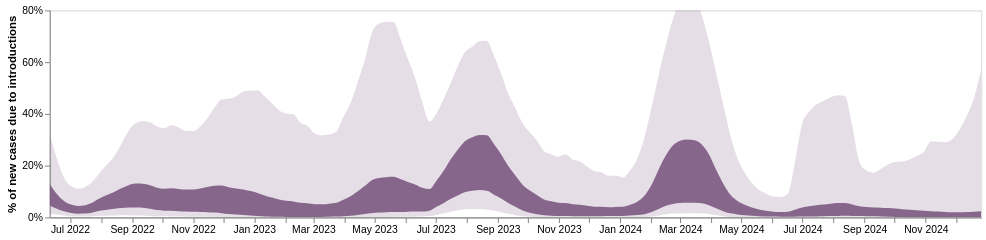

Notebook code cell kept with this figure:
### Code cell
line1 = alt.Chart(summary_percent_df).mark_area(interpolate='monotone', opacity = 0.9, clip = True, color = "#7c5981").encode(
    alt.X('date:T', axis=alt.Axis(title="",tickCount = "month",grid=False,  format="%b %Y")),
    alt.Y('lower_hpd_log_50_MA',title = "% of new cases due to introductions", axis=alt.Axis( grid=False, format='%', ), scale=alt.Scale(domain=(0.0, 0.8))),
    alt.Y2('upper_hpd_log_50_MA' )
).properties(
    width=900,
    height=200
)

band = alt.Chart(summary_percent_df).mark_area(interpolate='monotone', opacity = 0.2, clip = True, color = "#7c5981").encode(
    alt.X('date:T', axis=alt.Axis(title="",tickCount = "month",grid=False,  format="%b %Y")),
    alt.Y('lower_hpd_log_95_MA',title = "% of new cases due to introductions", axis=alt.Axis( grid=False, format='%', ), scale=alt.Scale(domain=(0.0, 0.8))),
    alt.Y2('upper_hpd_log_95_MA' )
).properties(
    width=900,
    height=200
)


intro_plot = (line1 + band).resolve_scale(y= "shared") ; intro_plot

### Figure 1 — Vega-Lite specification as saved in the notebook (floating-point values rounded to 4 significant figures; data arrays with more than 128 entries replaced by an {"elided": "..."} marker saying what was removed)
{"config": {"view": {"continuousWidth": 400, "continuousHeight": 300}}, "layer": [{"mark": {"type": "area", "clip": true, "color": "#7c5981", "interpolate": "monotone", "opacity": 0.9}, "encoding": {"x": {"axis": {"format": "%b %Y", "grid": false, "tickCount": "month", "title": ""}, "field": "date", "type": "temporal"}, "y": {"axis": {"format": "%", "grid": false}, "field": "lower_hpd_log_50_MA", "scale": {"domain": [0.0, 0.8]}, "title": "% of new cases due to introductions", "type": "quantitative"}, "y2": {"field": "upper_hpd_log_50_MA"}}, "height": 200, "width": 900}, {"mark": {"type": "area", "clip": true, "color": "#7c5981", "interpolate": "monotone", "opacity": 0.2}, "encoding": {"x": {"axis": {"format": "%b %Y", "grid": false, "tickCount": "month", "title": ""}, "field": "date", "type": "temporal"}, "y": {"axis": {"format": "%", "grid": false}, "field": "lower_hpd_log_95_MA", "scale": {"domain": [0.0, 0.8]}, "title": "% of new cases due to introductions", "type": "quantitative"}, "y2": {"field": "upper_hpd_log_95_MA"}}, "height": 200, "width": 900}], "data": {"name": "data-9541f1790dd03745f1b94bc6d0cfb902"}, "resolve": {"scale": {"y": "shared"}}, "$schema": "https://vega.github.io/schema/vega-lite/v4.17.0.json", "datasets": {"data-9541f1790dd03745f1b94bc6d0cfb902": {"elided": "131 records"}}}
